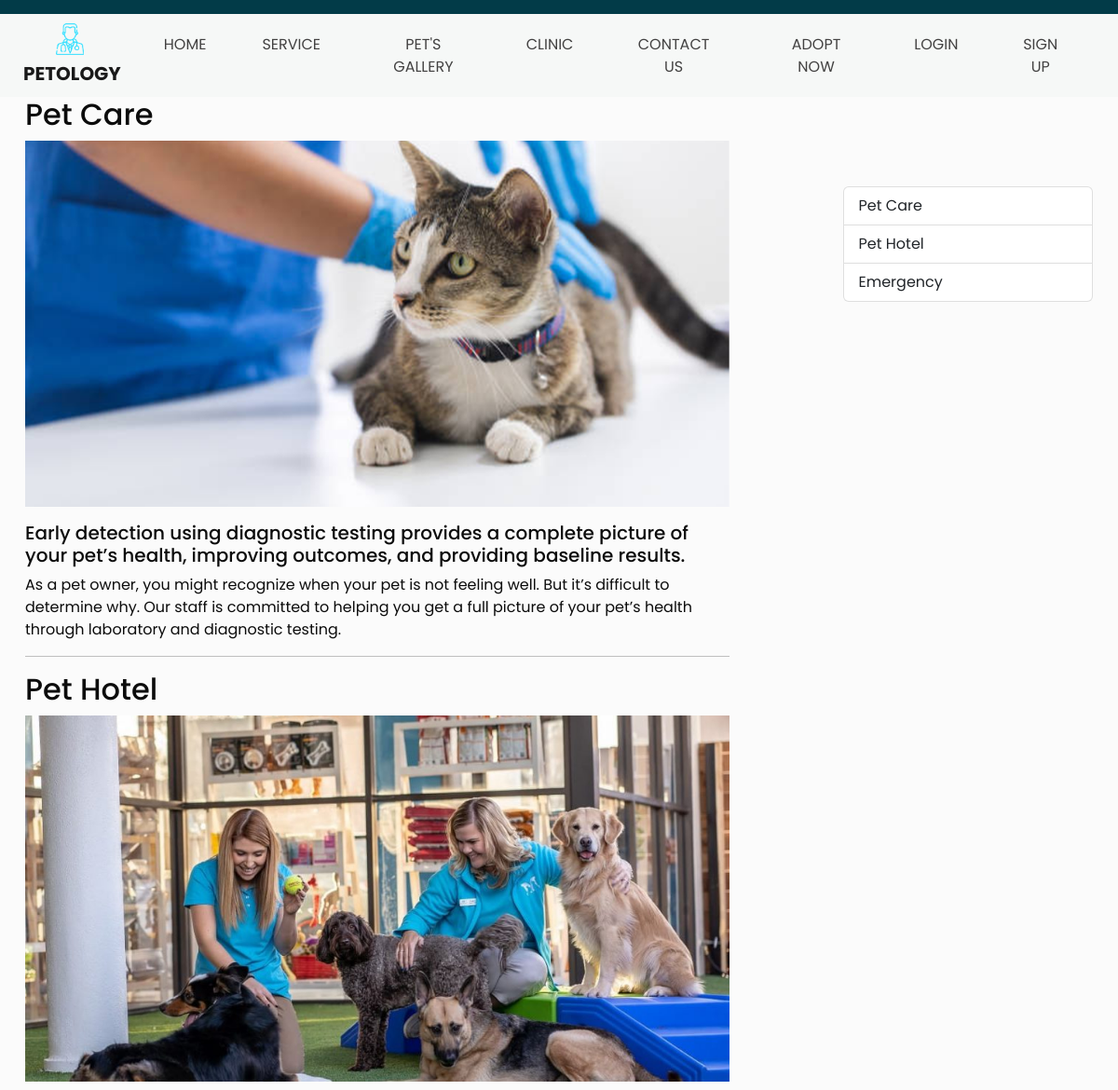
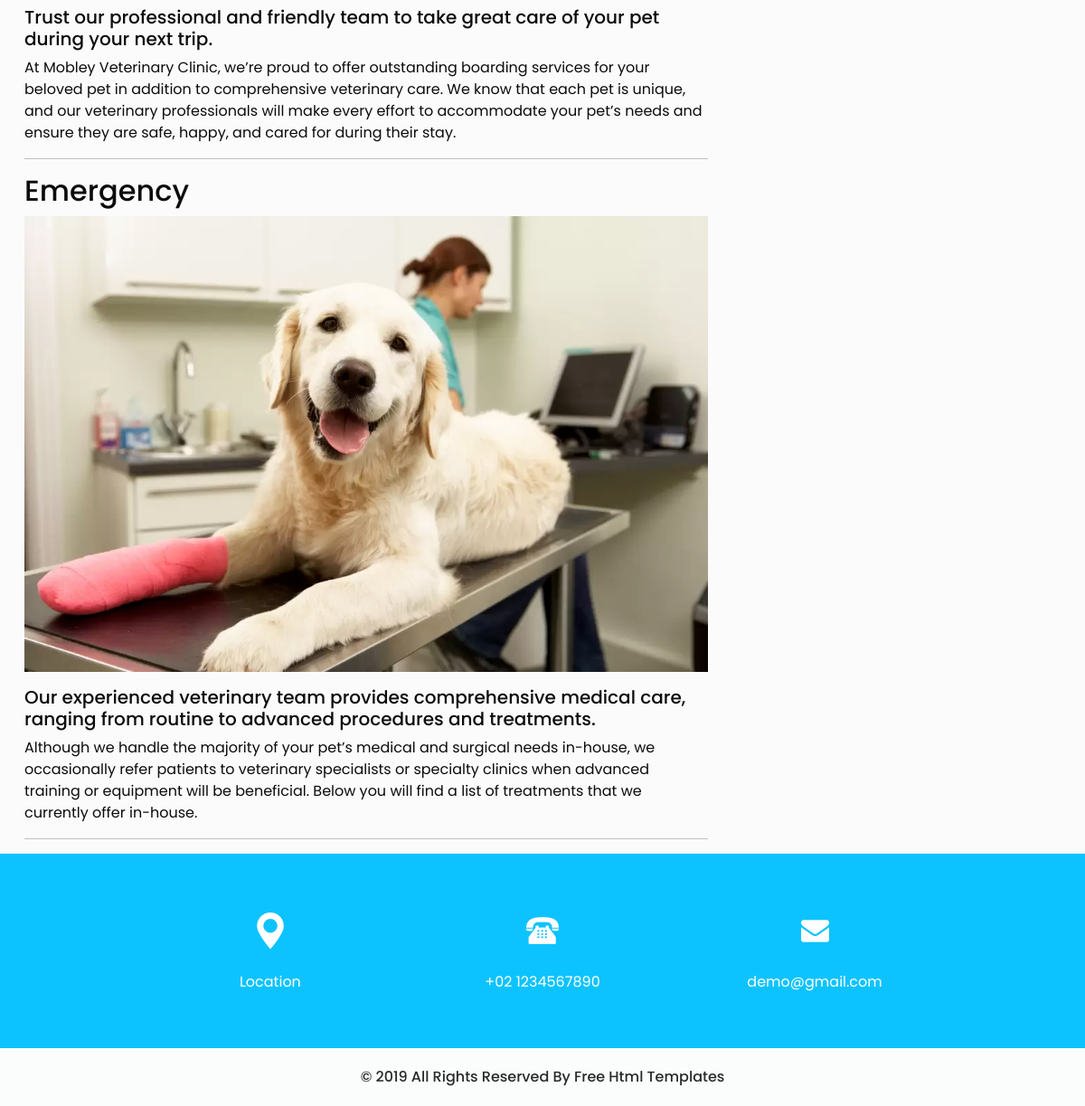
The app's page /service/ with its own data (2 pictures, top to bottom).
### myApp/models.py (models this page shows)
class OurServices(models.Model):
    serviceName= models.CharField(max_length=30)
    serviceDesc=models.CharField( max_length=200,null=True)
    serviceIcon=models.ImageField(upload_to='images/serviceimages',null=True)
    serviceSubHead=models.TextField(null=True)
    serviceDetails=models.TextField(null=True)
    serviceImage=models.ImageField(upload_to='images/serviceimages',null=True)

### myApp/views.py (the view)
# urls.py: path('service/',views.service,name='service'),
def service(request):
    services=OurServices.objects.all()
    return render(request,'service.html',{'services':services})

### myApp/templates/service.html (shortened to what this page needs)
{% extends "base.html" %}
{%load static%}
{% block content %}
<div class="container">
  <div class="row">
    <div class="col-8">
      {%for service in services%}
        <h2 class="display-9" id="{{service.serviceName}}">{{service.serviceName}}</h2>
        <img src="{{service.serviceImage.url}}" class="img-fluid ">
        <h5 class="mt-3">{{service.serviceSubHead}}</h5>
        <p >{{service.serviceDetails}}</p>
        <hr>
        {%endfor%}
      </div>
      <div class="col-1">
      </div>
    <div class="col-3 mt-5">
      <div class="list-group mt-5">
        {%for service in services%}
        <a class="list-group-item list-group-item-action" href="#{{service.serviceName}}">{{service.serviceName}}</a>
        {%endfor%}
      </div>
  </div>
</div>
</div>
  {%endblock%}

### myApp/static/css/style.css (style rules this page uses)
body { font-family: "Poppins", sans-serif; color: #0c0c0c; background-color: #ffffff; }
a, a:hover, a:focus { text-decoration: none; }
body { background-color: #fbfbfb; }

### myApp/static/css/responsive.css (style rules this page uses)
@media (min-width: 1200px) { .container { max-width: 1170px; } }

### records on screen
OurServices: serviceName "Pet Care", serviceImage (picture), serviceSubHead "Early detection using diagnostic testing provides a complete picture of your pet’s health, improving outcomes, and providing baseline results.", serviceDetails "As a pet owner, you might recognize when your pet is not feeling well. But it’s difficult to determine why. Our staff is committed to helping you get a full picture of your pet’s health through laboratory and diagnostic testing."
OurServices: serviceName "Pet Hotel", serviceImage (picture), serviceSubHead "Trust our professional and friendly team to take great care of your pet during your next trip.", serviceDetails "At Mobley Veterinary Clinic, we’re proud to offer outstanding boarding services for your beloved pet in addition to comprehensive veterinary care. We know that each pet is unique, and our veterinary professionals will make every effort to accommodate your pet’s needs and ensure they are safe, happy, and cared for during their stay."
OurServices: serviceName "Emergency", serviceImage (picture), serviceSubHead "Our experienced veterinary team provides comprehensive medical care, ranging from routine to advanced procedures and treatments.", serviceDetails "Although we handle the majority of your pet’s medical and surgical needs in-house, we occasionally refer patients to veterinary specialists or specialty clinics when advanced training or equipment will be beneficial. Below you will find a list of treatments that we currently offer in-house."
